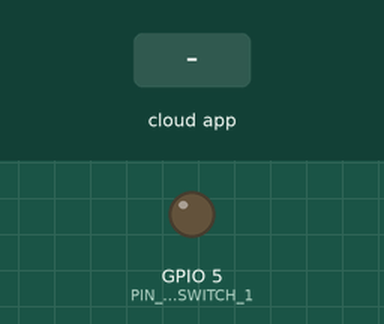
A sketch run on a simulated ESP32. Shown: output pins drawn as LEDs (lit = HIGH). The test bench sets the inputs (shaded band). The RemoteXY app is connected.

Above: at 1.2 s.
1.3 s: the phone or cloud app sets pushSwitch_1 to 1
At 2.0 s:
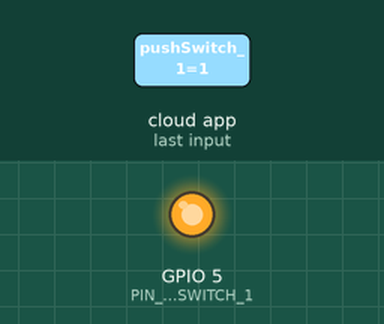
2.8 s: the phone or cloud app sets pushSwitch_1 to 0
At 3.1 s:
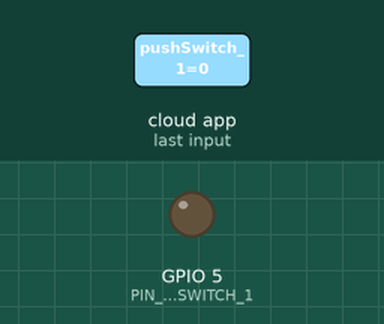
Timing chart, 0 to 5.8 s (numbered marks = the images above; inputs shaded):
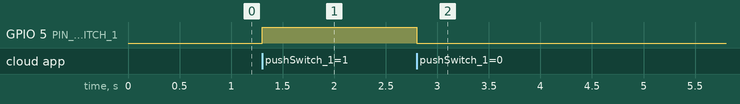

Measured:
- after the input at 1.3 s, GPIO 5 (PIN_PUSHSWITCH_1): LOW → HIGH at once
- after the input at 2.8 s, GPIO 5 (PIN_PUSHSWITCH_1): HIGH → LOW at once

The sketch:

ESP32_YouTube1.ino
```cpp
// (licence header left out)
//////////////////////////////////////////////
//        RemoteXY include library          //
//////////////////////////////////////////////

// RemoteXY select connection mode and include library
#define REMOTEXY_MODE__ESP32CORE_BLE
#include <BLEDevice.h>

#include <RemoteXY.h>

// RemoteXY connection settings
#define REMOTEXY_BLUETOOTH_NAME "YouTube1"


// RemoteXY configurate
#pragma pack(push, 1)
uint8_t RemoteXY_CONF[] =   // 65 bytes
{ 255, 5, 0, 2, 0, 58, 0, 16, 31, 1, 10, 50, 22, 14, 15, 15, 4, 26, 31, 79,
  78, 0, 31, 79, 70, 70, 0, 71, 56, 13, 43, 35, 35, 16, 2, 24, 255, 0, 0, 0,
  0, 0, 0, 180, 67, 0, 0, 112, 66, 0, 0, 240, 65, 0, 0, 32, 65, 24, 0, 8,
  1, 4, 5, 10, 10
};

// this structure defines all the variables and events of your control interface
struct {
  // input variables
  uint8_t pushSwitch_1; // =1 if state is ON, else =0
  float compass_1; // from 0 to 359.999

  // output variables
  int16_t instrument_1;  // from 0 to 360

  // other variable
  uint8_t connect_flag;  // =1 if wire connected, else =0
} RemoteXY;


#pragma pack(pop)

/////////////////////////////////////////////
//           END RemoteXY include          //
/////////////////////////////////////////////

#define PIN_PUSHSWITCH_1 5


void setup()
{
  RemoteXY_Init ();

  pinMode (PIN_PUSHSWITCH_1, OUTPUT);

  // TODO you setup code

}

void loop()
{
  RemoteXY_Handler ();

  RemoteXY.instrument_1 = RemoteXY.compass_1;

  digitalWrite(PIN_PUSHSWITCH_1, (RemoteXY.pushSwitch_1 == 0) ? LOW : HIGH);

  // TODO you loop code
  // use the RemoteXY structure for data transfer
  // do not call delay()


}
```
